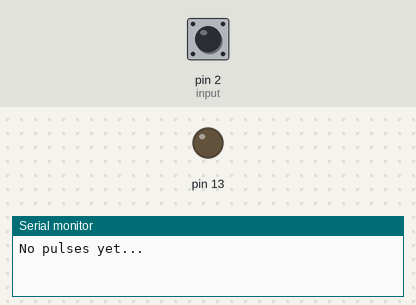
A sketch run on a simulated Arduino Uno, built with avr-gcc and run on an emulated ATmega328P. Shown: output pins drawn as LEDs (lit = HIGH), the last lines printed to the serial monitor. Dashed ring = blinking. Inputs (shaded band) come from the test bench; at power-on: pin 2 (input) LOW.

Above: at 1.2 s.
1.3 s: pin 2 (input) driven HIGH
At 2.2 s:
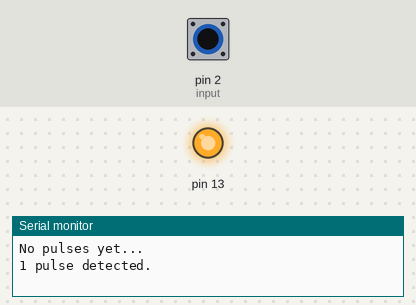
2.8 s: pin 2 (input) driven LOW
At 3.4 s:
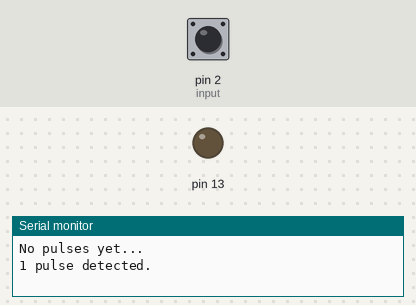
4.3 s: pin 2 (input) pulsed HIGH 2 times (0.12 s each, 0.3 s apart)
At 4.36 s:
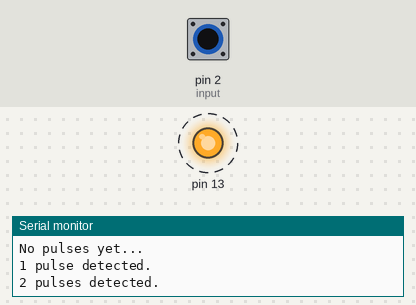
Timing chart, 0 to 7.3 s (numbered marks = the images above; inputs shaded):
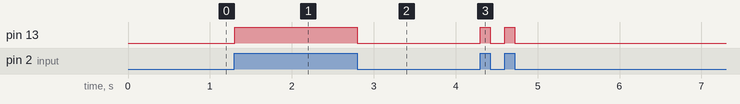

Measured:
- after the input at 1.3 s, pin 13: LOW → HIGH at once
- after the input at 2.8 s, pin 13: HIGH → LOW at once
- after the input at 4.3 s, pin 13: alternates HIGH for 0.12 s and LOW for 0.18 s, 4 changes in all, then stays LOW, starting at once

The sketch:

test-4.ino
```cpp
const int input = 2; // This is where the input is fed.
int pulse = 0; // Variable for saving pulses count.
int var = 0;

void setup() {
  pinMode(input, INPUT);
  pinMode(13, OUTPUT);
  digitalWrite(13, LOW);
  Serial.begin(9600);
  Serial.println(F("No pulses yet...")); // Message to send initially (no pulses detected yet).
}


void loop() {
  if (digitalRead(input) > var)
  {
    var = 1;
    pulse++;
    digitalWrite(13, HIGH);

    Serial.print(pulse);
    Serial.print(F(" pulse"));

    // Put an "s" if the amount of pulses is greater than 1.
    if (pulse > 1) {
      Serial.print(F("s"));
    }

    Serial.println(F(" detected."));
  }

  if (digitalRead(input) == 0) {
    var = 0;
    digitalWrite(13, LOW);
  }

  delay(1); // Delay for stability.
}
```
